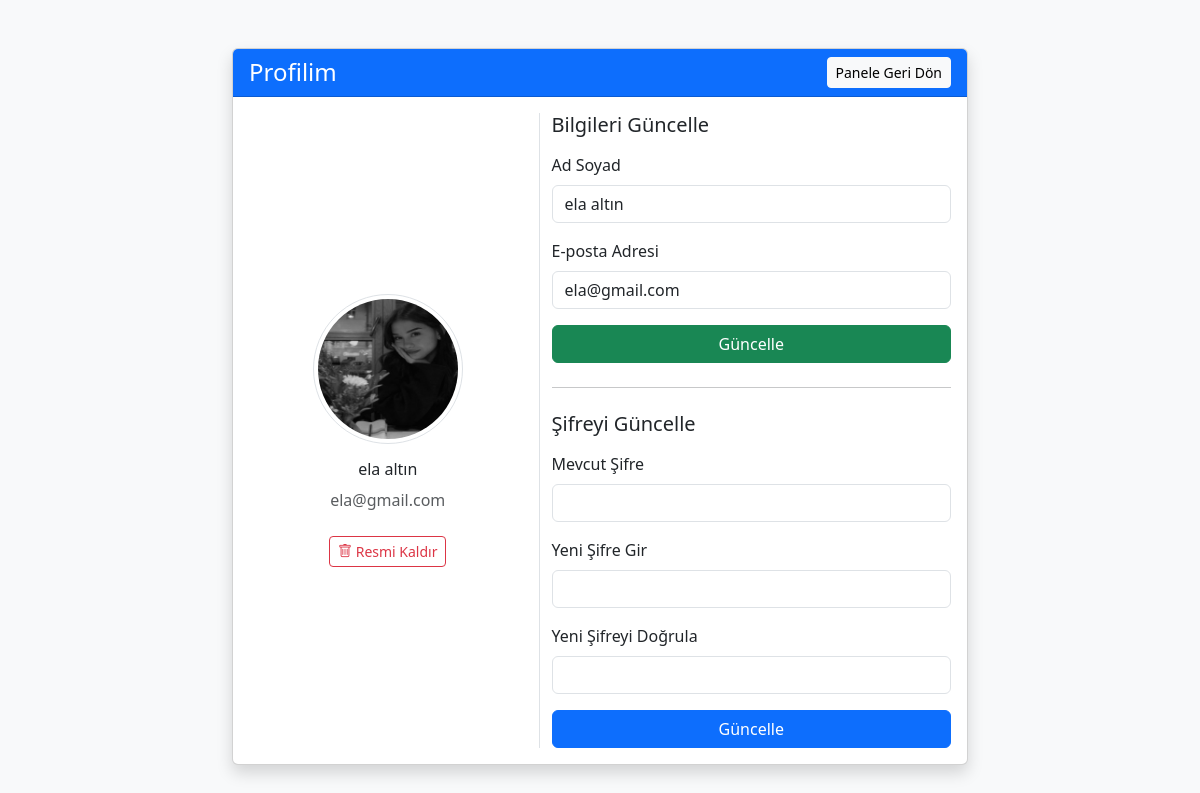
The app's page /profile.php (signed in) with its own data.
### tables this page shows
CREATE TABLE `users` (
  `id` int(11) NOT NULL,
  `name` varchar(100) NOT NULL,
  `email` varchar(100) NOT NULL,
  `password` varchar(255) NOT NULL,
  `role` enum('user','admin') DEFAULT 'user',
  `created_at` timestamp NOT NULL DEFAULT CURRENT_TIMESTAMP,
  `reset_token` varchar(255) DEFAULT NULL,
  `reset_token_expire` datetime DEFAULT NULL,
  `profile_pic` varchar(255) DEFAULT 'default.png'
);

### config/lang_loader.php (called while the page is built, shortened)
<?php
$dil_kodu = $_SESSION['lang'] ?? 'tr';
$dil_yonu = $lang['yon'] ?? 'ltr';
?>

### profile.php (the view, shortened to what this page needs)
<?php
require_once __DIR__ . "/config/lang_loader.php";
$user_id = $_SESSION['user_id'];
$stmt = $db->prepare("SELECT name, email, password, profile_pic FROM users WHERE id = ?");
$stmt->execute([$user_id]);
$user = $stmt->fetch(PDO::FETCH_ASSOC);
$has_custom_image = (!empty($user['profile_pic']) && $user['profile_pic'] !== 'default.png' && file_exists("uploads/" . $user['profile_pic']));
$img_src = $has_custom_image ? "uploads/" . $user['profile_pic'] . "?t=" . time() : "https://ui-avatars.com/api/?name=" . urlencode($user['name']) . "&background=random&size=150";
?>
<!DOCTYPE html>
<html lang="<?php echo $dil_kodu; ?>" dir="<?php echo $dil_yonu; ?>">
<head>
    <link href="https://cdn.jsdelivr.net/npm/bootstrap@5.3.0/dist/css/bootstrap.min.css" rel="stylesheet">
    <link rel="stylesheet" href="https://cdn.jsdelivr.net/npm/bootstrap-icons@1.11.3/font/bootstrap-icons.min.css">
</head>
<body class="bg-light">
<div class="container mt-5">
    <div class="row justify-content-center">
        <div class="col-md-8">
            <div class="card shadow">
                <div class="card-header bg-primary text-white d-flex justify-content-between align-items-center">
                    <h4 class="mb-0"><?php echo $lang['profilim']; ?></h4>
                    <a href="<?php echo ($_SESSION['role']=='admin'?'admin/dashboard':'user/dashboard'); ?>" class="btn btn-sm btn-light"><?php echo $lang['panele_geri_don']; ?></a>
                </div>
                <div class="card-body">
                    <div class="row">
                        <div class="col-md-5 text-center border-end d-flex flex-column align-items-center justify-content-center">
                            <form method="POST" enctype="multipart/form-data" id="image-upload-form">
                                <div class="profile-container mb-3" onclick="document.getElementById('image-upload-input').click()">
                                    <img src="<?php echo $img_src; ?>" alt="Profil" class="rounded-circle img-thumbnail" style="width: 150px; height: 150px; object-fit: cover;">
                                </div>
                            </form>
                            <h6><?php echo htmlspecialchars($user['name']); ?></h6>
                            <p class="text-muted"><?php echo htmlspecialchars($user['email']); ?></p>
                            <?php if ($has_custom_image): ?>
                                <form method="POST" onsubmit="return confirm('Silmek istediğinize emin misiniz?');">
                                    <button type="submit" name="delete_image" class="btn btn-outline-danger btn-sm mt-2">
                                        <i class="bi bi-trash"></i> <?php echo $lang['resmi_kaldir'] ?? 'Resmi Sil'; ?>
                                    </button>
                                </form>
                            <?php else: ?>
                                <button type="button" class="btn btn-primary btn-sm mt-2" onclick="document.getElementById('image-upload-input').click()">
                                    <i class="bi bi-upload"></i> <?php echo $lang['resim_yukle']; ?>
                                </button>
                            <?php endif; ?>
                        </div>
                        <div class="col-md-7">
                            <h5 class="mb-3"><?php echo $lang['guncelle_bilgiler']; ?></h5>
                            <form method="POST">
                                <div class="mb-3"><label class="form-label"><?php echo $lang['ad_soyad']; ?></label><input type="text" name="name" class="form-control" value="<?php echo htmlspecialchars($user['name']); ?>" required></div>
                                <div class="mb-3"><label class="form-label"><?php echo $lang['email']; ?></label><input type="email" name="email" class="form-control" value="<?php echo htmlspecialchars($user['email']); ?>" required></div>
                                <button type="submit" name="update_info" class="btn btn-success w-100"><?php echo $lang['guncelle']; ?></button>
                            </form>
                            <hr class="my-4">
                            <h5 class="mb-3"><?php echo $lang['guncelle_sifre']; ?></h5>
                            <form method="POST">
                                <div class="mb-3"><label class="form-label"><?php echo $lang['mevcut_sifre']; ?></label><input type="password" name="current_password" class="form-control" required></div>
                                <div class="mb-3"><label class="form-label"><?php echo $lang['yeni_sifre_gir']; ?></label><input type="password" name="new_password" class="form-control" required></div>
                                <div class="mb-3"><label class="form-label"><?php echo $lang['yeni_sifre_dogrula']; ?></label><input type="password" name="confirm_password" class="form-control" required></div>
                                <button type="submit" name="update_password" class="btn btn-primary w-100"><?php echo $lang['guncelle']; ?></button>
                            </form>
                        </div>
                    </div>
                </div>
            </div>
        </div>
    </div>
</div>
</body>
</html>

### profile.php (style rules this page uses)
.profile-container { position: relative; display: inline-block; }

### records on screen
users: profile_pic (picture), name "ela altın", email "ela@gmail.com"

### other values on screen
$lang['profilim'] "Profilim"
$lang['panele_geri_don'] "Panele Geri Dön"
$lang['resmi_kaldir'] "Resmi Kaldır"
$lang['guncelle_bilgiler'] "Bilgileri Güncelle"
$lang['ad_soyad'] "Ad Soyad"
$lang['email'] "E-posta Adresi"
$lang['guncelle'] "Güncelle"
$lang['guncelle_sifre'] "Şifreyi Güncelle"
$lang['mevcut_sifre'] "Mevcut Şifre"
$lang['yeni_sifre_gir'] "Yeni Şifre Gir"
$lang['yeni_sifre_dogrula'] "Yeni Şifreyi Doğrula"
